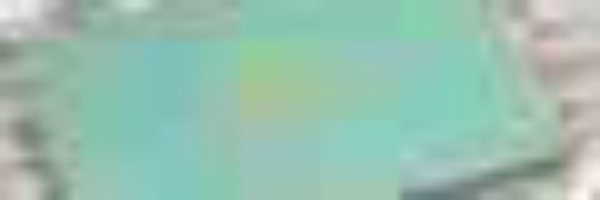
#> input picture images/34c37af45b3ea2f13838d416768d3c2d17dd91a8f260ddd6de7d266c057daa95.jpg, 600 x 200 px, given in place of the camera
$ jupyter execute 2023_05_29.ipynb   (text cells are left out)
#> lines starting #> are read from the running program, lines starting #| are printed output that depends on the picture; after the words box and inside, x2 and y2 are one past the last pixel; in counts of white or black regions, pixels touching at a corner belong together; pictures that were not available may be replaced by others from this repository, and a replacement may not be noted
[cell 1]
import cv2
import numpy as np
import matplotlib.pyplot as plt

[cell 2]
fourcc = cv2.VideoWriter_fourcc('m','p','4','v')
video = cv2.VideoWriter('E:\\python\\Football\\football.mp4', fourcc, 20.0,(640, 480))

i = 1
while True:
    #img = cv2.imread('test'+str(i)+'.png'.format(i))
    img = cv2.imread('E:\\python\\Football\\'+str(i)+'.jpg')
    if img is None:
        break
    img = cv2.resize(img, (640,480))
    video.write(img)
    i += 1


video.release()

[cell 3]
fourcc = cv2.VideoWriter_fourcc('m','p','4','v')
video = cv2.VideoWriter('E:\\python\\Football\\football1.mp4', fourcc, 20.0,(720, 480))

i = 1
while True:
    #img = cv2.imread('test'+str(i)+'.png'.format(i))
    img = cv2.imread('E:\\python\\Football\\'+str(i)+'.jpg')
    if img is None:
        break
    img = cv2.resize(img, (720,480))
    video.write(img)
    i += 1


video.release()

[cell 4]
fourcc = cv2.VideoWriter_fourcc('H','2','6','4')
video = cv2.VideoWriter('E:\\python\\Football\\football1.H.264', fourcc, 20.0,(720, 480))

i = 1
while True:
    #img = cv2.imread('test'+str(i)+'.png'.format(i))
    img = cv2.imread('E:\\python\\Football\\'+str(i)+'.jpg')
    if img is None:
        break
    img = cv2.resize(img, (720,480))
    video.write(img)
    i += 1


video.release()

[cell 5]
cap = cv2.VideoCapture(0)

BG = None

while True:
    # 1フレームずつ取得する。
    ret, frame = cap.read()
#> frame is the input picture: shape (200, 600, 3); mean B, G, R 175.5, 191.8, 152.6
    if not ret:
        break

    # グレースケールに変換
    gray = cv2.cvtColor(frame, cv2.COLOR_BGR2GRAY)
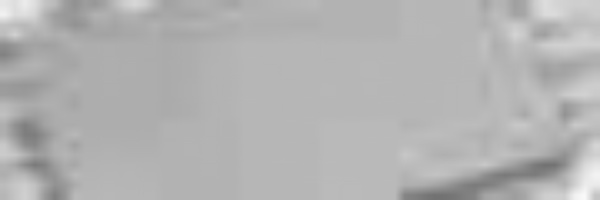
#> gray: shape (200, 600); min 114, max 250, mean 178.2
    # 比較用のフレームを取得する
    if BG is None:
        BG = gray
        continue


    frameDelta = cv2.absdiff(gray,BG)

    # 閾値処理を行う
    thresh = cv2.threshold(frameDelta, 127, 255, cv2.THRESH_BINARY)[1]
    # 画像の閾値に輪郭をかく
    contours, hierarchy = cv2.findContours(thresh.copy(), cv2.RETR_EXTERNAL, cv2.CHAIN_APPROX_SIMPLE)
    for each_contour in contours:
        x,y,w,h = cv2.boundingRect(each_contour)

        frame =cv2.rectangle(frame,(x,y),(x+w,y+h),(255,255,255),3)


    # 結果を出力
    cv2.imshow("Camera", frame)

    key = cv2.waitKey(100)
    if key == 27:
        break

cap.release()
cv2.destroyAllWindows()

[cell 6]
cap = cv2.VideoCapture(0)

BG = None

while True:
    # 1フレームずつ取得する。
    ret, frame = cap.read()
    if not ret:
        break

    # グレースケールに変換
    gray = cv2.cvtColor(frame, cv2.COLOR_BGR2GRAY)
    # 比較用のフレームを取得する
    if BG is None:
        BG = gray
        continue


    frameDelta = cv2.absdiff(gray,BG)

    # 閾値処理を行う
    thresh = cv2.threshold(frameDelta, 127, 255, cv2.THRESH_BINARY)[1]
    # 画像の閾値に輪郭をかく
    contours, hierarchy = cv2.findContours(thresh.copy(), cv2.RETR_EXTERNAL, cv2.CHAIN_APPROX_SIMPLE)
    for each_contour in contours:
        x,y,w,h = cv2.boundingRect(each_contour)

        frame =cv2.rectangle(frame,(x,y),(x+w,y+h),(255,255,255),3)


    # 結果を出力
    cv2.imshow("Camera", frame)

    key = cv2.waitKey(1000)
    if key == 27:
        break

cap.release()
cv2.destroyAllWindows()

[cell 7]
import cv2

cap = cv2.VideoCapture("E:\\python\\Football\\football1.mp4")

while True:
    ret, frame = cap.read()
    frame_count = cap.get(cv2.CAP_PROP_POS_FRAMES)

    print(f"\r{frame_count}", end="")
    if ret == False:
        break

    cv2.putText(frame, str(frame_count), (10, 50), cv2.FONT_HERSHEY_TRIPLEX, 2, (0, 0, 0), 5)
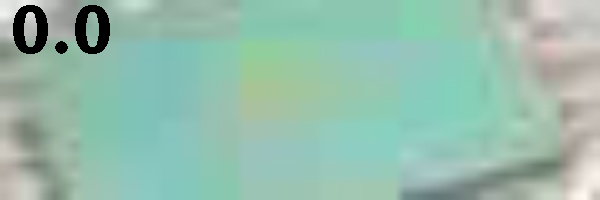
#> frame: shape (200, 600, 3); 1.83% of pixels changed, all inside (x1, y1, x2, y2) = (13, 5, 110, 54)
    cv2.imshow("Video", frame)

    if cv2.waitKey(1) == ord('a'):
#> (key Esc is pressed here)
        cap.set(cv2.CAP_PROP_POS_FRAMES,frame_count-100)
    if cv2.waitKey(1) == ord('d'):
#> (key Esc is pressed here)
        cap.set(cv2.CAP_PROP_POS_FRAMES,frame_count+100)
cap.release()
cv2.destroyAllWindows()
